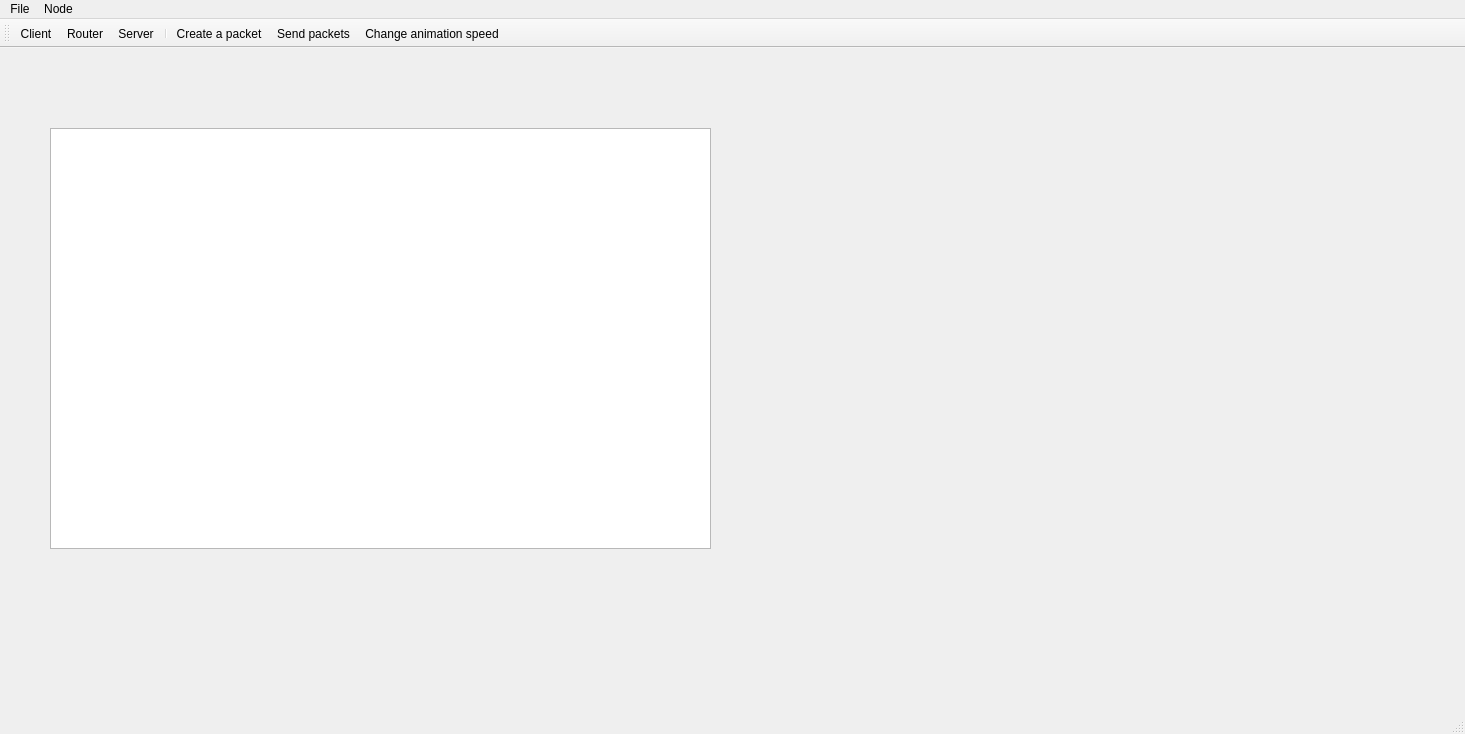
<?xml version="1.0" encoding="UTF-8"?>
<ui version="4.0">
 <class>MainWindow</class>
 <widget class="QMainWindow" name="MainWindow">
  <property name="geometry">
   <rect>
    <x>0</x>
    <y>0</y>
    <width>1465</width>
    <height>734</height>
   </rect>
  </property>
  <property name="windowTitle">
   <string>MainWindow</string>
  </property>
  <widget class="QWidget" name="centralwidget">
   <widget class="QGraphicsView" name="graphicsView">
    <property name="geometry">
     <rect>
      <x>50</x>
      <y>80</y>
      <width>661</width>
      <height>421</height>
     </rect>
    </property>
   </widget>
  </widget>
  <widget class="QMenuBar" name="menubar">
   <property name="geometry">
    <rect>
     <x>0</x>
     <y>0</y>
     <width>1465</width>
     <height>24</height>
    </rect>
   </property>
   <widget class="QMenu" name="menuNetwork_simulator">
    <property name="title">
     <string>File</string>
    </property>
    <addaction name="actionLoad"/>
   </widget>
   <widget class="QMenu" name="menuNode">
    <property name="title">
     <string>Node</string>
    </property>
    <addaction name="actionClient"/>
    <addaction name="actionRouter"/>
    <addaction name="actionServer"/>
    <addaction name="actionAdd_a_connection"/>
   </widget>
   <addaction name="menuNetwork_simulator"/>
   <addaction name="menuNode"/>
  </widget>
  <widget class="QStatusBar" name="statusbar"/>
  <widget class="QToolBar" name="toolBar">
   <property name="windowTitle">
    <string>toolBar</string>
   </property>
   <attribute name="toolBarArea">
    <enum>TopToolBarArea</enum>
   </attribute>
   <attribute name="toolBarBreak">
    <bool>false</bool>
   </attribute>
   <addaction name="actionClient"/>
   <addaction name="actionRouter"/>
   <addaction name="actionServer"/>
   <addaction name="separator"/>
   <addaction name="actionCreate_a_packet"/>
   <addaction name="actionSend_packets"/>
   <addaction name="actionChange_animation_speed"/>
  </widget>
  <action name="actionLoad">
   <property name="icon">
    <iconset theme="document-open">
     <normaloff>.</normaloff>.</iconset>
   </property>
   <property name="text">
    <string>Load</string>
   </property>
  </action>
  <action name="actionClient">
   <property name="icon">
    <iconset resource="Resources.qrc">
     <normaloff>:/rec/Images/client.png</normaloff>:/rec/Images/client.png</iconset>
   </property>
   <property name="text">
    <string>Client</string>
   </property>
  </action>
  <action name="actionRouter">
   <property name="icon">
    <iconset resource="Resources.qrc">
     <normaloff>:/rec/Images/router.png</normaloff>:/rec/Images/router.png</iconset>
   </property>
   <property name="text">
    <string>Router</string>
   </property>
  </action>
  <action name="actionServer">
   <property name="icon">
    <iconset resource="Resources.qrc">
     <normaloff>:/rec/Images/server.png</normaloff>:/rec/Images/server.png</iconset>
   </property>
   <property name="text">
    <string>Server</string>
   </property>
  </action>
  <action name="actionAdd_a_connection">
   <property name="text">
    <string>Add a connection</string>
   </property>
  </action>
  <action name="actionCreate_a_packet">
   <property name="text">
    <string>Create a packet</string>
   </property>
  </action>
  <action name="actionSend_packets">
   <property name="text">
    <string>Send packets</string>
   </property>
  </action>
  <action name="actionChange_animation_speed">
   <property name="text">
    <string>Change animation speed</string>
   </property>
  </action>
 </widget>
 <resources>
  <include location="Resources.qrc"/>
 </resources>
 <connections/>
</ui>
